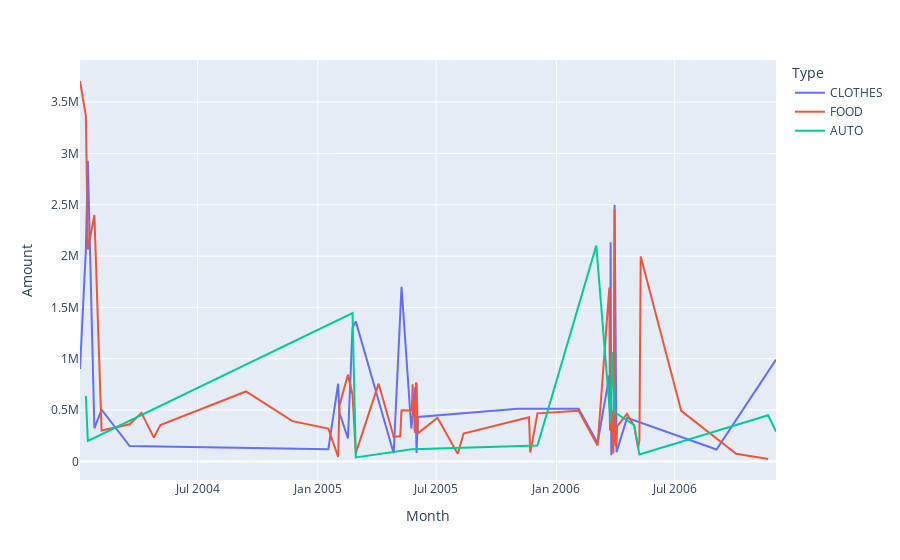

Notebook cell for this chart:
### Markdown cell above
## Too much noise... let's only look at some categories

### Code cell
send_type_by_month_df = send_type_by_month_df[send_type_by_month_df["Type"].isin(["CLOTHES", "FOOD", "AUTO"])]

fig = px.line(data_frame=send_type_by_month_df,
              x="Month",
              y="Amount",
              color="Type")
fig.show()
